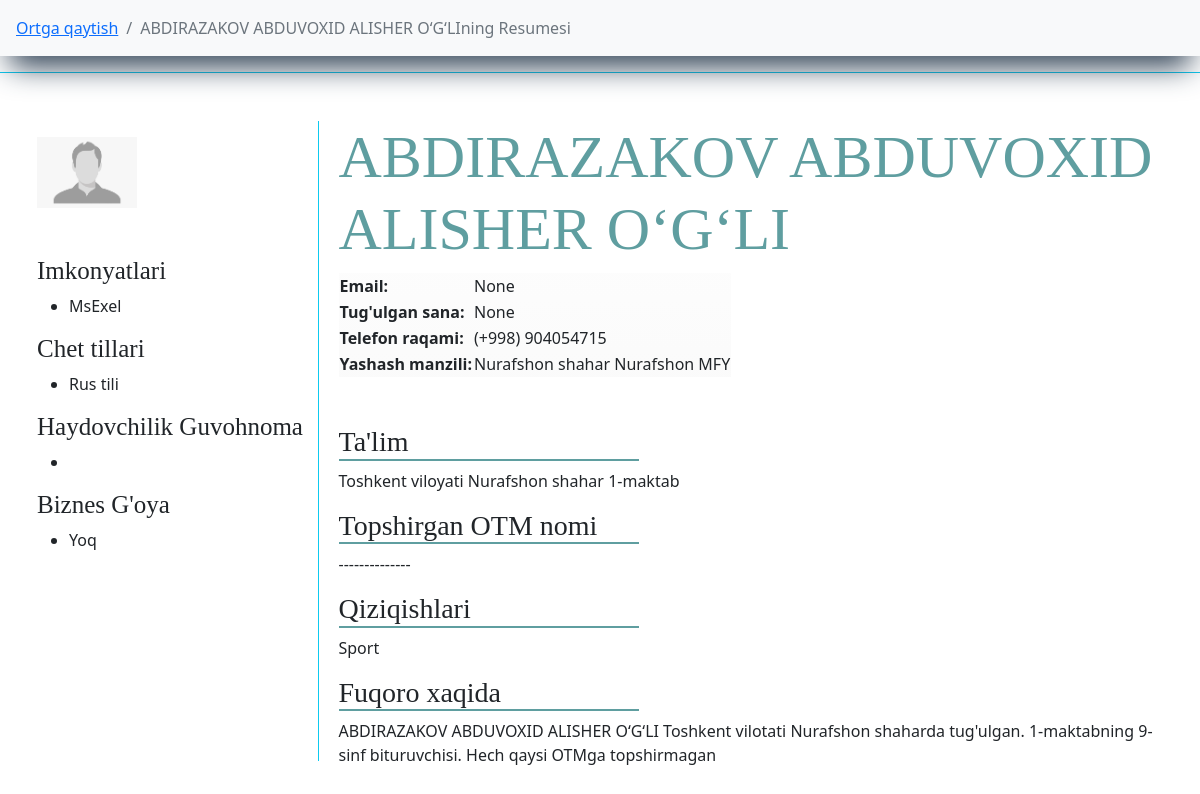
Page /bitiruvchilar/tuman/maktab/bitiruvchi/9/ (signed in) on the committed database.
### main/models.py (models this page shows, shortened)
class Bitiruvchi(models.Model):
    f_name = models.CharField(max_length=l, verbose_name="F.I.Sh")
    img  = models.ImageField(default='default/default.png', upload_to='bitiruvchilar-foto/', verbose_name="Rasm")
    t_sana = models.DateField(verbose_name="Tug'ulgan sana", null=True, blank=True)
    jins = models.CharField(max_length=l, choices=jins, verbose_name="Jinsi", default="o'g'il bola")
    tuman = models.ForeignKey(TumanVaShahar, on_delete=models.CASCADE, verbose_name="Yashaydigan tuman(shahar)")
    mahalla = models.ForeignKey(Mahalla, on_delete=models.CASCADE, verbose_name="Mahalla Nomi")
    uy = models.CharField(max_length=l, null=True, blank=True, verbose_name="Ko'cha nomi 45uy")
    phone = models.CharField(max_length=9, verbose_name="Telefon raqam (+998) ", null=True, blank=True)
    email = models.EmailField(max_length=l, verbose_name="E-Pochta", null=True, blank=True)
    imkonyat = models.ManyToManyField(Imkonyat, related_name="abilty", verbose_name="Kompyuter bilimi")
    qiziqish = models.ForeignKey(Qiziqish, related_name="interest", on_delete=models.CASCADE, verbose_name="Qiziqish")
    sport = models.ManyToManyField(Sport, related_name="sport", verbose_name="Qiziqadigan sport turi")
    chettili = models.ManyToManyField(ChetTili, related_name="f_lang")
    idea = models.CharField(verbose_name="Biznes g'oya", max_length=l, choices=yesNo, default="Yoq")
    short_f = models.CharField(max_length=10000, verbose_name="Bizness g'oya haqqida qisqacha (agar bor bo'lsa)", null=True, blank=True)
    add_time = models.DateTimeField(auto_now_add=True)
    def __str__(self):
        return self.f_name

class AutoTime(models.Model):
    name = models.CharField(max_length=l, verbose_name="Nomi")
    add_time = models.DateTimeField(auto_now_add=True)
    def __str__(self):
        return self.name

class Imkonyat(AutoTime):
    def __str__(self):
        return super().__str__()

class AutoTime(models.Model):
    name = models.CharField(max_length=l, verbose_name="Nomi")
    add_time = models.DateTimeField(auto_now_add=True)
    def __str__(self):
        return self.name

class ChetTili(AutoTime):
    def __str__(self):
        return super().__str__()

class TumanVaShahar(AutoTime):
    status = models.CharField(max_length=l, choices=t_sh, default="shaxar")
    def __str__(self):
        return f"{super().name} {self.status}"

class MaktabBitiruvchisi(Bitiruvchi):
    tuman_mk = models.ForeignKey(TumanVaShahar, on_delete=models.SET_NULL, null=True, blank=True, verbose_name="Maktab manzili")
    maktab = models.ForeignKey(Maktab, on_delete=models.CASCADE, verbose_name="Bitirayotgan maktab")
    sinf = models.CharField(max_length=l, choices=sinf, default='9-sinf', verbose_name="Sinf")
    univer_sity = models.CharField(max_length=l, verbose_name="Topshirmoqchi bo'lgan universitet", null=True, blank=True)
    def __str__(self):
        return super().__str__()

class Maktab(AutoTime):
    tuman = models.ForeignKey(TumanVaShahar, on_delete=models.CASCADE, verbose_name="Qaysi tuman")
    status = models.CharField(max_length=l, default="maktab", null=True)
    def __str__(self):
        return f"{super().name}-{self.status}"

### main/views.py (the view)
# urls.py: path("tuman/maktab/bitiruvchi/<pk>/", ResumeMaktab, name="RM"),
def ResumeMaktab(request, pk):
    maktab_b = MaktabBitiruvchisi.objects.get(pk=pk)
    return render(request, 'cv/resume_maktab.html', {
        'object': maktab_b,
    })

### main/custom_context_processor.py (called while the page is built)
def data_avalible(request):
    all_tumanlar = TumanVaShahar.objects.all().order_by('name')
    context = {
        'all_tumanlar':all_tumanlar,
    }
    return context

### main/models.py (called while the page is built)
    def __str__(self):
        return f"{super().__str__()} MFY"

    def __str__(self):
        return super().__str__()

### templates/cv/resume_maktab.html (shortened to what this page needs)
{% extends "main.html" %}
{% block content %}
<nav aria-label="breadcrumb" class="sticky-top bg-light">
    <ol class="breadcrumb p-3">
      <li class="breadcrumb-item"><a href="{% url 'S' pk=object.maktab.pk %}">Ortga qaytish</a></li>
      <li class="breadcrumb-item active" aria-current="page">{{ object }}ning Resumesi</li>
    </ol>
</nav>
 <div class="row">
     <div class="col-xxl-5 m-auto p-5 border border-info">
         <div class="img-name">
             <div class="img border-end border-info pt-3">
                 <img src="{{ object.img.url }}" width="100" alt="">
                 <div class="imkonyat">
                        <h3>Imkonyatlari</h3>
                        <ul>
                            {% for i in object.imkonyat.all %}
                                <li>{{ i }}</li>
                            {% endfor %}
                        </ul>
                        <h3>Chet tillari</h3>
                        <ul>
                            {% for i in object.chettili.all %}
                                <li>{{ i }}</li>
                            {% endfor %}
                        </ul>
                        <h3>Haydovchilik Guvohnoma</h3>
                        <ul>
                            <li>{{ object.guvohnoma }}</li>
                        </ul>
                        <h3>Biznes G'oya</h3>
                        <ul>
                            <li>{{ object.idea }}</li>
                        </ul>
                 </div>
             </div>
             <div class="name">
                 <div class="user-name">
                     <h1 class="ism">{{ object.f_name }}</h1>
                 </div>
                 <div class="data">
                     <table>
                         <tr>
                             <th>Email: </th>
                             <td>{{ object.email }}</td>
                         </tr>
                         <tr>
                             <th>Tug'ulgan sana: </th>
                             <td>{{ object.t_sana }}</td>
                         </tr>
                         <tr>
                             <th>Telefon raqami:</th>
                             <td>(+998) {{ object.phone }}</td>
                         </tr>
                         <tr>
                             <th>Yashash manzili: </th>
                             <td>{{ object.tuman }} {{ object.mahalla }}</td>
                         </tr>
                     </table>
                     <div class="info-data">
                        <h3 class="">
                            Ta'lim
                        </h3>
                        <p>
                            Toshkent viloyati {{ object.maktab.tuman }} {{ object.maktab }}
                        </p>
                        <h3>Topshirgan OTM nomi</h3>
                        {% if object.univer_sity %}
                            <p>
                                {{ object.univer_sity }}
                            </p>
                        {% else %}
                            <p>
                                --------------
                            </p>
                        {% endif %}
                        <h3>Qiziqishlari</h3>
                        <p>
                            {{ object.qiziqish }}
                        </p>
                         <h3>Fuqoro xaqida</h3>
                         <p>
                            {{ object.f_name }} Toshkent vilotati {{ object.tuman }}da tug'ulgan.
                            {{ object.maktab }}ning {{ object.sinf }} bituruvchisi.
                            {% if object.univer_sity %}
                                Hozirda "{{ object.univer_sity }}" ga topshirgan.
                            {% else %}
                                Hech qaysi OTMga topshirmagan
                            {% endif %}
                         </p>
                     </div>
                 </div>
             </div>
         </div>
     </div>
 </div>
{% endblock %}

### static/css/style.css (style rules this page uses)
body { overflow-x: hidden; }
h1 { font-weight: 500 !important; }
nav { box-shadow: rgb(38, 57, 77) 0px 20px 30px -10px; }
a { text-decoration: none; }
.img-name { width: 100%; display: inline-flex; justify-content: space-between; }
.img { width: 25%; height: 80vh; }
.name { width: 75%; padding-left: 20px; }
.ism { font-size: 60px; color: cadetblue; font-family: fantasy; }
.info-data h3 { width: 300px; font-family: serif; border-bottom: 2px solid cadetblue; }
.imkonyat h3 { font-size: 25px; font-family: serif; }

### rows in the picture
Bitiruvchi: f_name "ABDIRAZAKOV ABDUVOXID ALISHER O‘G‘LI", img (placeholder picture), idea "Yoq", email "None", t_sana "None", phone "904054715", tuman "Nurafshon shahar", mahalla "Nurafshon MFY", qiziqish "Sport"
Imkonyat: name "MsExel"
ChetTili: name "Rus tili"
MaktabBitiruvchisi: maktab.tuman "Nurafshon shahar", maktab "1-maktab", sinf "9-sinf"
